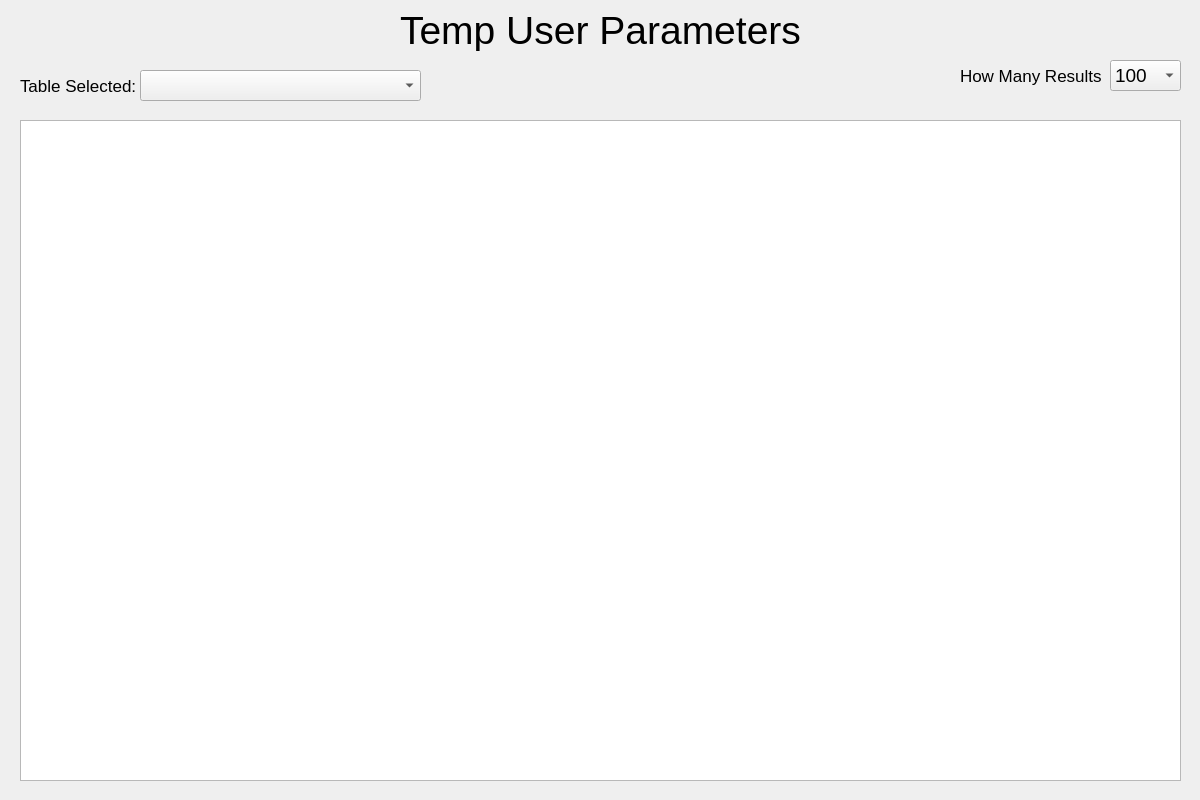
<?xml version="1.0" encoding="UTF-8"?>
<ui version="4.0">
 <class>Form</class>
 <widget class="QWidget" name="Form">
  <property name="geometry">
   <rect>
    <x>0</x>
    <y>0</y>
    <width>1200</width>
    <height>800</height>
   </rect>
  </property>
  <property name="sizePolicy">
   <sizepolicy hsizetype="Fixed" vsizetype="Fixed">
    <horstretch>0</horstretch>
    <verstretch>0</verstretch>
   </sizepolicy>
  </property>
  <property name="minimumSize">
   <size>
    <width>1200</width>
    <height>800</height>
   </size>
  </property>
  <property name="maximumSize">
   <size>
    <width>1200</width>
    <height>800</height>
   </size>
  </property>
  <property name="windowTitle">
   <string>Form</string>
  </property>
  <widget class="QLabel" name="label">
   <property name="geometry">
    <rect>
     <x>0</x>
     <y>10</y>
     <width>1201</width>
     <height>41</height>
    </rect>
   </property>
   <property name="font">
    <font>
     <pointsize>29</pointsize>
    </font>
   </property>
   <property name="text">
    <string>Temp User Parameters</string>
   </property>
   <property name="alignment">
    <set>Qt::AlignCenter</set>
   </property>
  </widget>
  <widget class="QLabel" name="label_2">
   <property name="geometry">
    <rect>
     <x>960</x>
     <y>50</y>
     <width>141</width>
     <height>51</height>
    </rect>
   </property>
   <property name="font">
    <font>
     <pointsize>13</pointsize>
    </font>
   </property>
   <property name="text">
    <string>How Many Results:</string>
   </property>
  </widget>
  <widget class="QLabel" name="label_3">
   <property name="geometry">
    <rect>
     <x>20</x>
     <y>60</y>
     <width>121</width>
     <height>51</height>
    </rect>
   </property>
   <property name="font">
    <font>
     <pointsize>13</pointsize>
    </font>
   </property>
   <property name="text">
    <string>Table Selected:</string>
   </property>
  </widget>
  <widget class="QComboBox" name="table_select_combobox">
   <property name="geometry">
    <rect>
     <x>140</x>
     <y>70</y>
     <width>281</width>
     <height>31</height>
    </rect>
   </property>
  </widget>
  <widget class="QComboBox" name="result_select_combobox">
   <property name="geometry">
    <rect>
     <x>1110</x>
     <y>60</y>
     <width>71</width>
     <height>31</height>
    </rect>
   </property>
   <property name="font">
    <font>
     <pointsize>14</pointsize>
    </font>
   </property>
   <item>
    <property name="text">
     <string>100</string>
    </property>
   </item>
   <item>
    <property name="text">
     <string>50</string>
    </property>
   </item>
   <item>
    <property name="text">
     <string>25</string>
    </property>
   </item>
   <item>
    <property name="text">
     <string>10</string>
    </property>
   </item>
   <item>
    <property name="text">
     <string>5</string>
    </property>
   </item>
   <item>
    <property name="text">
     <string>All</string>
    </property>
   </item>
  </widget>
  <widget class="QTableWidget" name="loaded_table_edit">
   <property name="geometry">
    <rect>
     <x>20</x>
     <y>120</y>
     <width>1161</width>
     <height>661</height>
    </rect>
   </property>
  </widget>
 </widget>
 <resources/>
 <connections/>
</ui>
